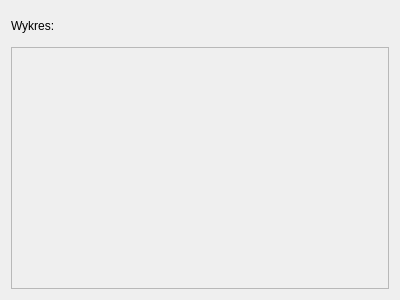
<?xml version="1.0" encoding="UTF-8"?>
<ui version="4.0">
 <class>Dialog</class>
 <widget class="QDialog" name="Dialog">
  <property name="geometry">
   <rect>
    <x>0</x>
    <y>0</y>
    <width>400</width>
    <height>300</height>
   </rect>
  </property>
  <property name="windowTitle">
   <string>Dialog</string>
  </property>
  <layout class="QVBoxLayout" name="verticalLayout">
   <item>
    <widget class="QLabel" name="Wykres">
     <property name="maximumSize">
      <size>
       <width>16777215</width>
       <height>30</height>
      </size>
     </property>
     <property name="text">
      <string>Wykres:</string>
     </property>
    </widget>
   </item>
   <item>
    <widget class="QFrame" name="frame">
     <property name="frameShape">
      <enum>QFrame::StyledPanel</enum>
     </property>
     <property name="frameShadow">
      <enum>QFrame::Raised</enum>
     </property>
    </widget>
   </item>
  </layout>
 </widget>
 <resources/>
 <connections/>
</ui>
